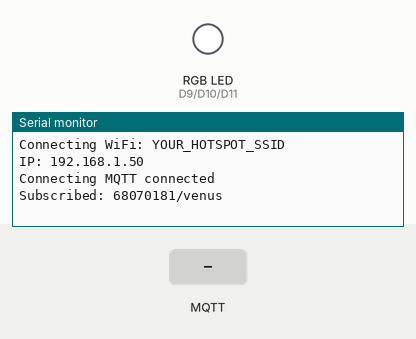
Recording of a sketch running on a simulated Arduino Uno R4 WiFi. Shown: an RGB LED mixed from three pins (HIGH = lit), the last lines printed to the serial monitor. Inputs (shaded band) come from the test bench. WiFi joins after 1.5 s; servers stay silent unless stated; no MQTT or app messages arrive unless stated.

Above: at 7.7 s.
7.8 s: MQTT message "5" arrives on the first subscribed topic
At 8.7 s:
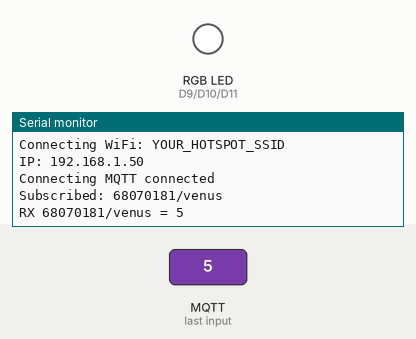
9.3 s: MQTT message "on" arrives on the first subscribed topic
At 9.9 s:
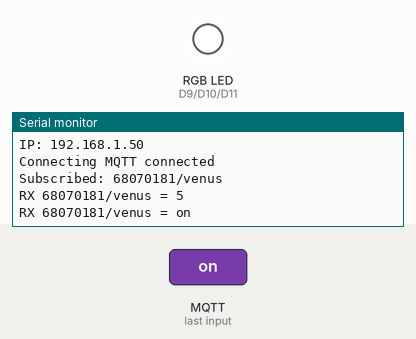
10.8 s: MQTT message "off" arrives on the first subscribed topic
At 12.2 s:
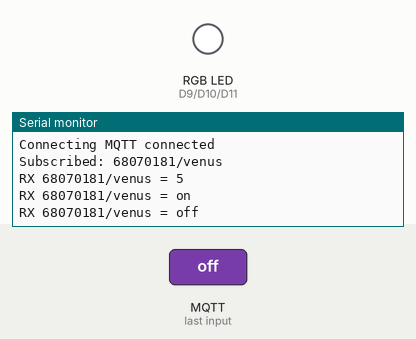

Measured:
- after the input at 7.8 s, the serial monitor: prints a new line at once (image 1)
- after the input at 9.3 s, the serial monitor: prints a new line at once (image 2)
- after the input at 10.8 s, the serial monitor: prints a new line at once (image 3)

The sketch:

s1_venus_subscribe.ino
```cpp
/*
  SUBSCRIBE ข้อ 1: รับค่าจาก  68070181/venus  แล้วแสดงสี Color LED
       36 - 50 -> แดง | 26 - 35 -> ฟ้า | 10 - 25 -> เขียว | นอกช่วง -> ดับ
  Board: Arduino UNO R4 WiFi   Libraries: WiFiS3, MQTT (MQTTClient.h)

  แก้ตอนสอบ:  topic -> TOPIC_VENUS | ช่วง -> TEMP_MAX, RED_MIN, BLUE_MIN, GREEN_MIN
              สี -> updateLed() (setLed(R,G,B) 1 = ติด) | ขา -> PIN_R/G/B
  LED เป็น Common Anode: ขา common ต่อ 5V, LOW = ติด, HIGH = ดับ
  ต่อ broker ไม่ติด: ลอง MQTT_PORT 1883 / เปิด USE_TLS
  ClientID ห้ามซ้ำกับ client_xxxx บนเว็บ
*/
#include <WiFiS3.h>
#include <MQTTClient.h>

const char WIFI_SSID[]     = "YOUR_HOTSPOT_SSID";      // <-- แก้
const char WIFI_PASSWORD[] = "YOUR_HOTSPOT_PASSWORD";  // <-- แก้

const char MQTT_HOST[]      = "phycom.it.kmitl.ac.th";
const int  MQTT_PORT        = 8884;                    // ถ้าต่อไม่ติดลอง 1883
const char MQTT_CLIENT_ID[] = "arduino_68070181_s1";
const char MQTT_USERNAME[]  = "";
const char MQTT_PASSWORD[]  = "";
// #define USE_TLS

#define TOPIC_VENUS "68070181/venus"

#define PIN_R 9                            // RGB LED (Common Anode) - แก้ให้ตรงที่ต่อจริง
#define PIN_G 10
#define PIN_B 11

const float TEMP_MAX  = 50;                // เกินนี้ = ดับ
const float RED_MIN   = 36;                // 36 - 50 -> แดง
const float BLUE_MIN  = 26;                // 26 - 35 -> ฟ้า
const float GREEN_MIN = 10;                // 10 - 25 -> เขียว (ต่ำกว่า 10 = ดับ)

#ifdef USE_TLS
WiFiSSLClient network;
#else
WiFiClient network;
#endif
MQTTClient mqtt = MQTTClient(256);

void setLed(bool r, bool g, bool b) {      // Common Anode: LOW = ติด
  digitalWrite(PIN_R, r ? LOW : HIGH);
  digitalWrite(PIN_G, g ? LOW : HIGH);
  digitalWrite(PIN_B, b ? LOW : HIGH);
}

void updateLed(float t) {
  if (t > TEMP_MAX)        setLed(0, 0, 0);   // เกินช่วง -> ดับ
  else if (t >= RED_MIN)   setLed(1, 0, 0);   // แดง
  else if (t >= BLUE_MIN)  setLed(0, 0, 1);   // ฟ้า
  else if (t >= GREEN_MIN) setLed(0, 1, 0);   // เขียว
  else                     setLed(0, 0, 0);   // ต่ำกว่าช่วง -> ดับ
}

void messageReceived(String &topic, String &payload) {
  Serial.println("RX " + topic + " = " + payload);
  if (topic == TOPIC_VENUS) {
    updateLed(payload.toFloat());
  }
}

void connectWiFi() {
  int status = WL_IDLE_STATUS;
  while (status != WL_CONNECTED) {
    Serial.print("Connecting WiFi: ");
    Serial.println(WIFI_SSID);
    status = WiFi.begin(WIFI_SSID, WIFI_PASSWORD);
    delay(5000);
  }
  Serial.print("IP: ");
  Serial.println(WiFi.localIP());
}

void connectMQTT() {
  mqtt.begin(MQTT_HOST, MQTT_PORT, network);
  mqtt.onMessage(messageReceived);

  Serial.print("Connecting MQTT");
  while (!mqtt.connect(MQTT_CLIENT_ID, MQTT_USERNAME, MQTT_PASSWORD)) {
    Serial.print(".");
    delay(500);
  }
  Serial.println(" connected");

  if (mqtt.subscribe(TOPIC_VENUS)) {
    Serial.println("Subscribed: " TOPIC_VENUS);
  } else {
    Serial.println("Subscribe FAILED");
  }
}

void setup() {
  Serial.begin(9600);
  pinMode(PIN_R, OUTPUT);
  pinMode(PIN_G, OUTPUT);
  pinMode(PIN_B, OUTPUT);
  setLed(0, 0, 0);

  connectWiFi();
  connectMQTT();
}

void loop() {
  mqtt.loop();
  if (!mqtt.connected()) connectMQTT();
}
```
